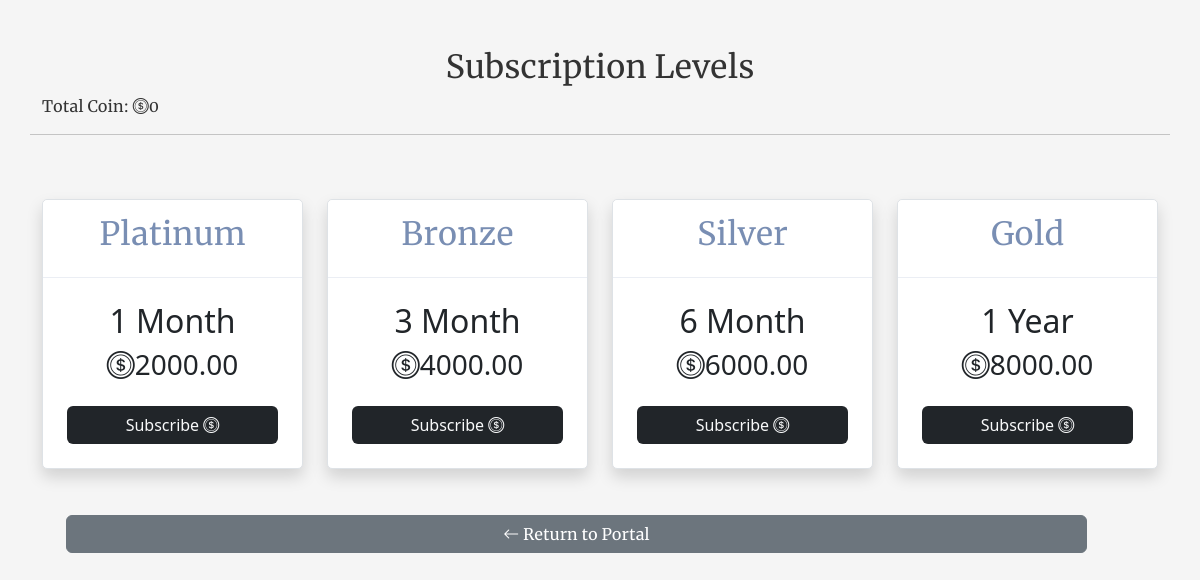
The app's page /coinsub/ (signed in), older data.
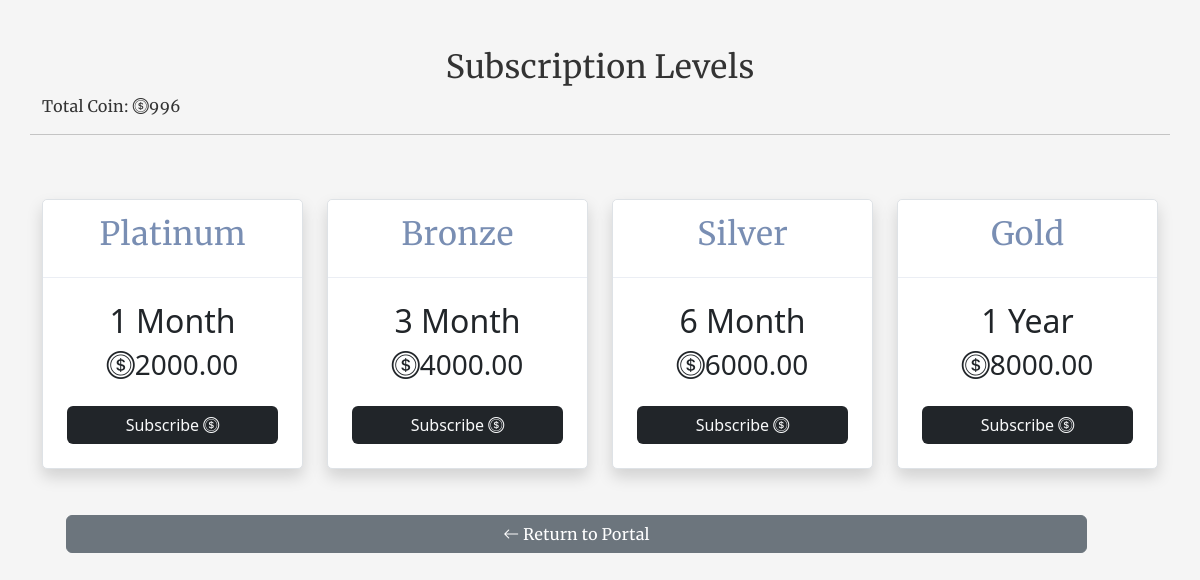
The same page, newer data.
### myapp/models.py (models this page shows, shortened)
class User(AbstractUser):
    profilepic = models.ImageField(upload_to= 'profilepic', null=True, blank=True, default="avatar.png")
    moredesc = models.TextField(null=True, blank=True)
    businessname = models.CharField(
        max_length=100, unique=True, null=True, blank=True)
    slug = models.SlugField(unique=True, null=True, blank=True)
    country = models.CharField(max_length=100, null=True, blank=True)
    phone = models.CharField(max_length=100, null=True, blank=True)
    meansofid = models.CharField(max_length=100, null=True, blank=True)
    idnumber = models.CharField(max_length=100, null=True, blank=True)
    idpic = models.ImageField(upload_to= 'id', null=True, blank=True)
    qrcode = models.ImageField(null=True, blank=True)
    logo = models.ImageField(null=True, blank=True, default="icon.png")
    currency = models.CharField(max_length=10, null=True, blank=True)
    coins = models.IntegerField(blank=True, null=True, default=0)
    whatsapp = models.CharField(max_length=200, null=True, blank=True)
    updated = models.DateTimeField(auto_now=True, null=True)
    created = models.DateTimeField(auto_now_add=True, null=True)
    subscribed = models.BooleanField(default=False, null=True, blank=True)
    date = models.DateTimeField(default=datetime.now())
    trial_start = models.DateTimeField(null=True, blank=True)
    trial_end = models.DateTimeField(null=True, blank=True)

### subscription/models.py (models this page shows, shortened)
class NairaSubscriptionPlan(models.Model):
    PLAN_CHOICES = (
        ('Basic', 'Basic - Daily Plan'),
        ('Platinum', 'Platinum - Monthly Plan'),
        ('Bronze', 'Bronze - Quarterly Plan'),
        ('Silver', 'Silver - Biannual Plan'),
        ('Gold', 'Gold - Annual Plan'),
        ('ForeignBasic', 'Basic - Daily Plan'),
        ('ForeignPlatinum', 'Platinum - Monthly Plan'),
        ('ForeignBronze', 'Bronze - Quarterly Plan'),
        ('ForeignSilver', 'Silver - Biannual Plan'),
        ('ForeignGold', 'Gold - Annual Plan'),
    )
    plan_type = models.CharField(max_length=20, choices=PLAN_CHOICES)
    price = models.DecimalField(max_digits=10, decimal_places=2)

### myapp/views.py (the view)
# urls.py: path('coinsub/', views.coinsub, name='coinsub'),
@login_required(login_url='account_login')
def coinsub(request):
    if request.user.is_authenticated:
        user = request.user
        nairaGold = NairaSubscriptionPlan.objects.get(plan_type='Gold')
        nairaSilver = NairaSubscriptionPlan.objects.get(plan_type='Silver')
        nairaBronze = NairaSubscriptionPlan.objects.get(plan_type='Bronze')
        nairaPlatinum = NairaSubscriptionPlan.objects.get(plan_type='Platinum')
        nairaBasic = NairaSubscriptionPlan.objects.get(plan_type='Basic')
    context = {'user': user, 'nairaGold': nairaGold, 'nairaSilver': nairaSilver, 'nairaBronze': nairaBronze, 'nairaPlatinum': nairaPlatinum, 'nairaBasic': nairaBasic,
               }
    return render(request, 'myapp/coinsub.html', context)

### myapp/templates/myapp/coinsub.html (shortened to what this page needs)
{% load static %}
<!DOCTYPE html>
<html lang="en">
<head>
    <link rel="stylesheet" href="{% static 'assets/bootstrap-5.3.1-dist/css/bootstrap.min.css' %}">
    <link rel="stylesheet" href="{% static 'assets/bootstrap-icons/bootstrap-icons.css' %}">
    <link rel="stylesheet" href="{% static 'assets/style.css' %}">
</head>
<body>
    <div class="container">
        <div class="row my-5">
            <center>
                <h2>Subscription Levels</h2>
            </center>
            <p>Total Coin: <i class="bi bi-coin"></i>{{user.coins}} </p>
            <hr>
        </div>
        <div class="row">
            <div class="col-lg-3 col-md-4 col-sm-12">
                <div class="card shadow border text-center">
                    <div class="card-header">
                        <h2>Platinum</h2>
                    </div>
                    <div class="card-body p-4">
                        <h2>1 Month</h2>
                        <h3><i class="bi bi-coin"></i>{{nairaPlatinum.price}}</h3>
                        <a href="{% url 'coincallback' %}" class="btn bg-dark text-light w-100 mt-3"
                            onclick="handlePaystackSuccess('Platinum', '{{ confirmation_code }}', '{{ user.email }}', '{{ datetime }}', '{{ due_date }}', 'Platinum')">
                            Subscribe <i class="bi bi-coin"></i>
                        </a>
                    </div>
                </div>
            </div>
            <div class="col-lg-3 col-md-4 col-sm-12">
                <div class="card shadow border text-center">
                    <div class="card-header">
                        <h2>Bronze</h2>
                    </div>
                    <div class="card-body p-4">
                        <h2>3 Month</h2>
                        <h3><i class="bi bi-coin"></i>{{nairaBronze.price}}</h3>
                        <a href="{% url 'coincallback' %}" class="btn bg-dark text-light w-100 mt-3"
                            onclick="handlePaystackSuccess('Bronze', '{{ confirmation_code }}', '{{ user.email }}', '{{ datetime }}', '{{ due_date }}', 'Bronze')">
                            Subscribe <i class="bi bi-coin"></i>
                        </a>
                    </div>
                </div>
            </div>
            <div class="col-lg-3 col-md-4 col-sm-12">
                <div class="card shadow border text-center">
                    <div class="card-header">
                        <h2>Silver</h2>
                    </div>
                    <div class="card-body p-4">
                        <h2>6 Month</h2>
                        <h3><i class="bi bi-coin"></i>{{nairaSilver.price}}</h3>
                        <a href="{% url 'coincallback' %}" class="btn bg-dark text-light w-100 mt-3"
                            onclick="handlePaystackSuccess('Silver', '{{ confirmation_code }}', '{{ user.email }}', '{{ datetime }}', '{{ due_date }}', 'Silver')">
                            Subscribe <i class="bi bi-coin"></i>
                        </a>
                    </div>
                </div>
            </div>
            <div class="col-lg-3 col-md-4 col-sm-12">
                <div class="card shadow border text-center">
                    <div class="card-header">
                        <h2>Gold</h2>
                    </div>
                    <div class="card-body p-4">
                        <h2>1 Year</h2>
                        <h3> <i class="bi bi-coin"></i>{{nairaGold.price}}</h3>
                        <a href="{% url 'coincallback' %}" class="btn bg-dark text-light w-100 mt-3"
                            onclick="handlePaystackSuccess('Gold', '{{ confirmation_code }}', '{{ user.email }}', '{{ datetime }}', '{{ due_date }}', 'Gold')">
                            Subscribe <i class="bi bi-coin"></i>
                        </a>
                    </div>
                </div>
            </div>
        </div>
        <div class="row">
            <div class="col-11 text-center">
                <a href="{% url 'portal' %}" class="btn btn-secondary w-100 mb-5 mt-3 ms-4">
                    <i class="bi bi-arrow-left"></i> Return to Portal
                </a>
            </div>
        </div>
    </div>
</body>
</html>

### static/assets/style.css (style rules this page uses)
:root { scroll-behavior: smooth; }
body { font-family: "Merriweather"; background: #F5F5F5; color: #333333; }
a { color: #4154f1; text-decoration: none; }
a { text-decoration: none; }
.card { margin-bottom: 30px; border: none; border-radius: 5px; box-shadow: 0px 0 30px rgba(166, 184, 12, 0.1); }
.card-header { border-color: #ebeef4; background-color: #fff; color: #798eb3; padding: 15px; }
.card-body { padding: 0 20px 20px 20px; }

### myapp/templates/myapp/coinsub.html (style rules this page uses)
.card-body { font-family: system-ui, -apple-system, BlinkMacSystemFont, 'Segoe UI', Roboto, Oxygen, Ubuntu, Cantarell, 'Open Sans', 'Helvetica Neue', sans-serif; }

Row changes from the older to the newer data that the page shows:
changed User: coins "0" → "996"
